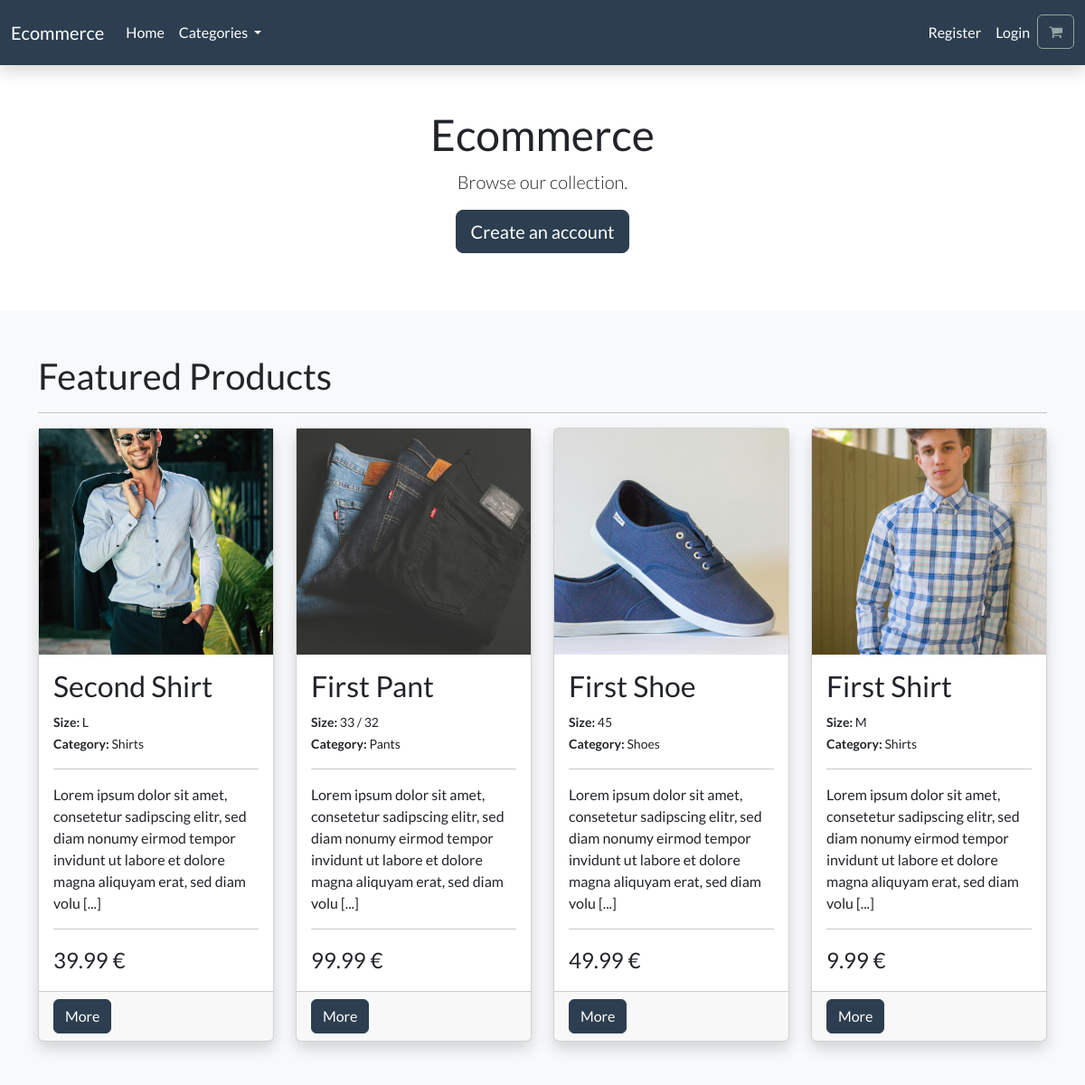
The page / on the database its author committed.
### store/models.py (models this page shows, shortened)
class BaseTimeStampMixin(models.Model):
    created_at = models.DateTimeField(auto_now_add=True, verbose_name=_("created at"))
    updated_at = models.DateTimeField(auto_now=True, verbose_name=_("updated at"))
    class Meta:
        abstract = True

class Product(BaseTimeStampMixin):
    category = models.ForeignKey(Category, blank=True, on_delete=models.CASCADE, null=True, related_name="products", verbose_name=_("category"))
    title = models.CharField(max_length=250, verbose_name=_("title"))
    size = models.ForeignKey(Size, blank=True, null=True, on_delete=models.SET_NULL, related_name="products_size", verbose_name=_("size"))
    brand = models.CharField(max_length=250, default="un-branded", verbose_name=_("brand"))
    description = models.TextField(blank=True, verbose_name=_("description"))
    slug = models.SlugField(max_length=255, unique=True, verbose_name=_("slug"))
    price = models.DecimalField(max_digits=4, decimal_places=2, verbose_name=_("price"))
    image = models.ImageField(upload_to="images/", verbose_name=_("image"))
    featured = models.BooleanField(default=False, verbose_name=_("featured"))
    published = models.BooleanField(default=True, verbose_name=_("published"))
    @property
    def short_description(self):
        return self.description[:150] + " [...]"
    def get_absolute_url(self):
        return reverse("store:product_detail", kwargs={"slug": self.slug})
    class Meta:
        verbose_name_plural = _("products")
        ordering = [
            "-created_at"
        ]

class Size(models.Model):
    name = models.CharField(max_length=50, verbose_name=_("name"))
    def __str__(self):
        return self.name
    class Meta:
        ordering = [
            "name"
        ]

class Category(BaseTimeStampMixin):
    name = models.CharField(max_length=250, db_index=True, verbose_name=_("name"))
    slug = models.SlugField(max_length=250, unique=True, verbose_name=_("slug"))
    def __str__(self):
        return self.name
    def get_absolute_url(self):
        return reverse("store:category_detail", kwargs={"slug": self.slug})
    class Meta:
        verbose_name_plural = _("categories")
        ordering = [
            "name"
        ]

### store/views.py (the view)
# urls.py: path("", views.index, name="index"),
def index(request):
    products_featured = models.Product.objects.filter(published=True, featured=True)
    return render(request, "store/index.html", {
        "title": _("Home"),
        "products_featured": products_featured
    })

### cart/context_processors.py (called while the page is built)
def cart(request):
    return {
        "cart": Cart(request)
    }

### store/context_processors.py (called while the page is built)
def categories(request):
    categories_all = models.Category.objects.all()
    return {
        "categories_all": categories_all
    }

### store/templates/store/index.html (shortened to what this page needs)
{% extends "base.html" %}
{% block content %}
    <section>
        <div class="container py-5 text-center">
            <h1>Ecommerce</h1>
            <p class="lead">
                Browse our collection.
            </p>
            <p>
                <a class="btn btn-primary btn-lg" href="#">Create an account</a>
            </p>
        </div>
    </section>
    <section class="bg-body-tertiary">
        <div class="container py-5">
            <h2>Featured Products</h2>
            <hr>
            {% if products_featured %}
                <div class="row row-cols-1 row-cols-lg-4 g-4">
                    {% for product in products_featured %}
                        <div class="col">
                            {% include "./includes/_product_card.html" with title=product.title description=product.short_description img_src=product.image.url url=product.get_absolute_url price=product.price size=product.size category=product.category  %}
                        </div>
                    {% endfor %}
                </div>
            {% endif %}
        </div>
    </section>
{% endblock %}

### store/templates/store/includes/_product_card.html
{% load i18n %}
<div class="card h-100 shadow">
    <img class="object-fit-cover d-block" style="height: 250px;" src="{{ img_src }}" class="card-img-top" alt="{{ title }}">
    <div class="card-body">
        <h3 class="card-title">{{ title }}</h3>
        <div class="meta">
            <small>
                <strong>{% trans "Size" %}: </strong>{{ size }}
                <br>
                <strong>{% trans "Category" %}: </strong>{{ category }}
            </small>
        </div>
        <hr>
        <p class="card-text">{{ description }}</p>
        <hr>
        <div class="price fs-4">
            {{ price }} €
        </div>
    </div>
    <div class="card-footer">
        <a class="btn btn-primary" href="{{ url }}">{% trans "More" %}</a>
    </div>
</div>

### rows shown on the page
Product: shows a picture, title "Second Shirt", description "Lorem ipsum dolor sit amet, consetetur sadipscing elitr, sed diam nonumy eirmod tempor invidunt ut labore et dolore magna aliquyam erat, sed diam volu [...]", price "39.99"
Size: name "L"
Category: name "Shirts"
Product: shows a picture, title "First Pant", description "Lorem ipsum dolor sit amet, consetetur sadipscing elitr, sed diam nonumy eirmod tempor invidunt ut labore et dolore magna aliquyam erat, sed diam volu [...]", price "99.99"
Size: name "33 / 32"
Category: name "Pants"
Product: shows a picture, title "First Shoe", description "Lorem ipsum dolor sit amet, consetetur sadipscing elitr, sed diam nonumy eirmod tempor invidunt ut labore et dolore magna aliquyam erat, sed diam volu [...]", price "49.99"
Size: name "45"
Category: name "Shoes"
Product: shows a picture, title "First Shirt", description "Lorem ipsum dolor sit amet, consetetur sadipscing elitr, sed diam nonumy eirmod tempor invidunt ut labore et dolore magna aliquyam erat, sed diam volu [...]", price "9.99"
Size: name "M"
